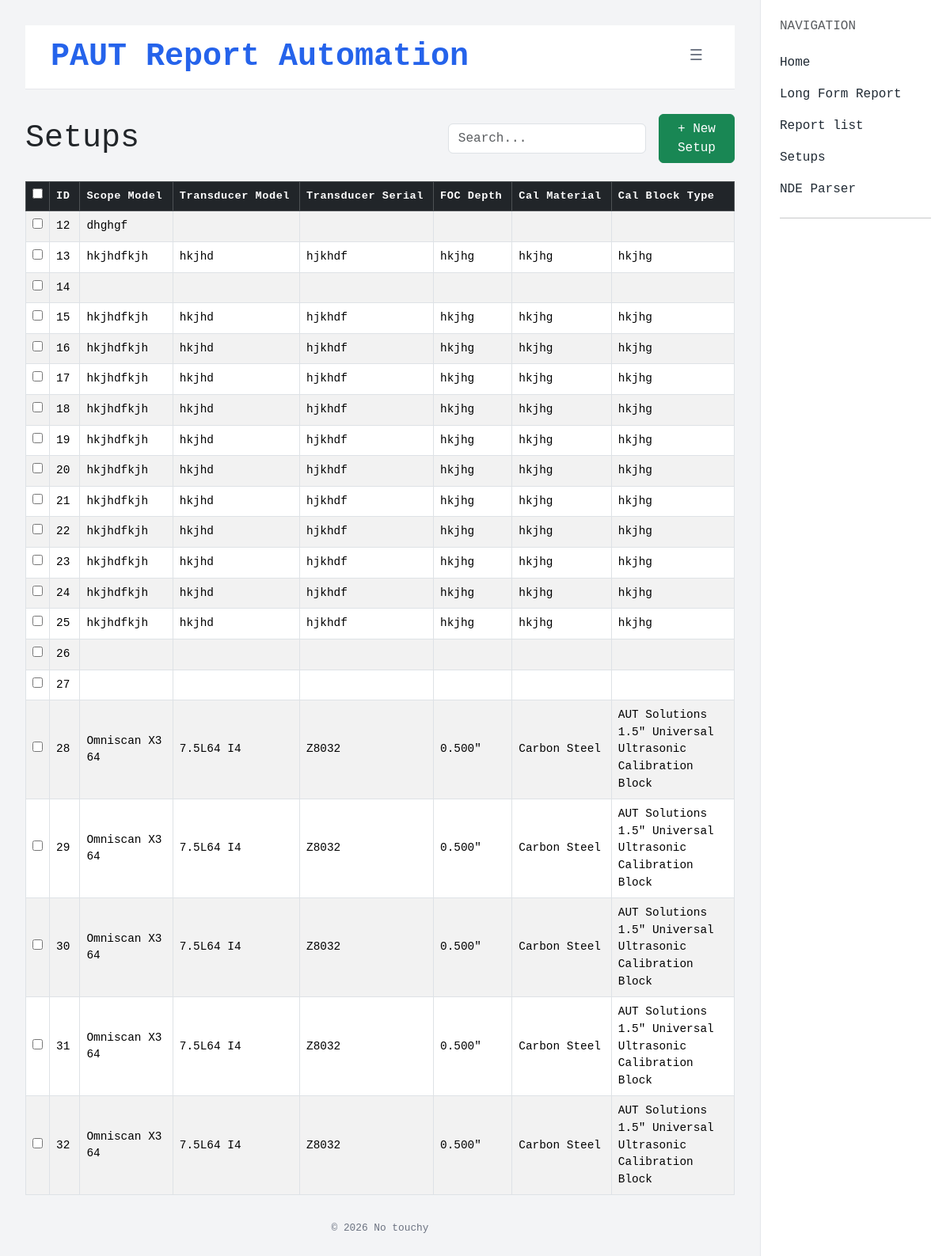
The page /setups/ on the database as committed earlier.
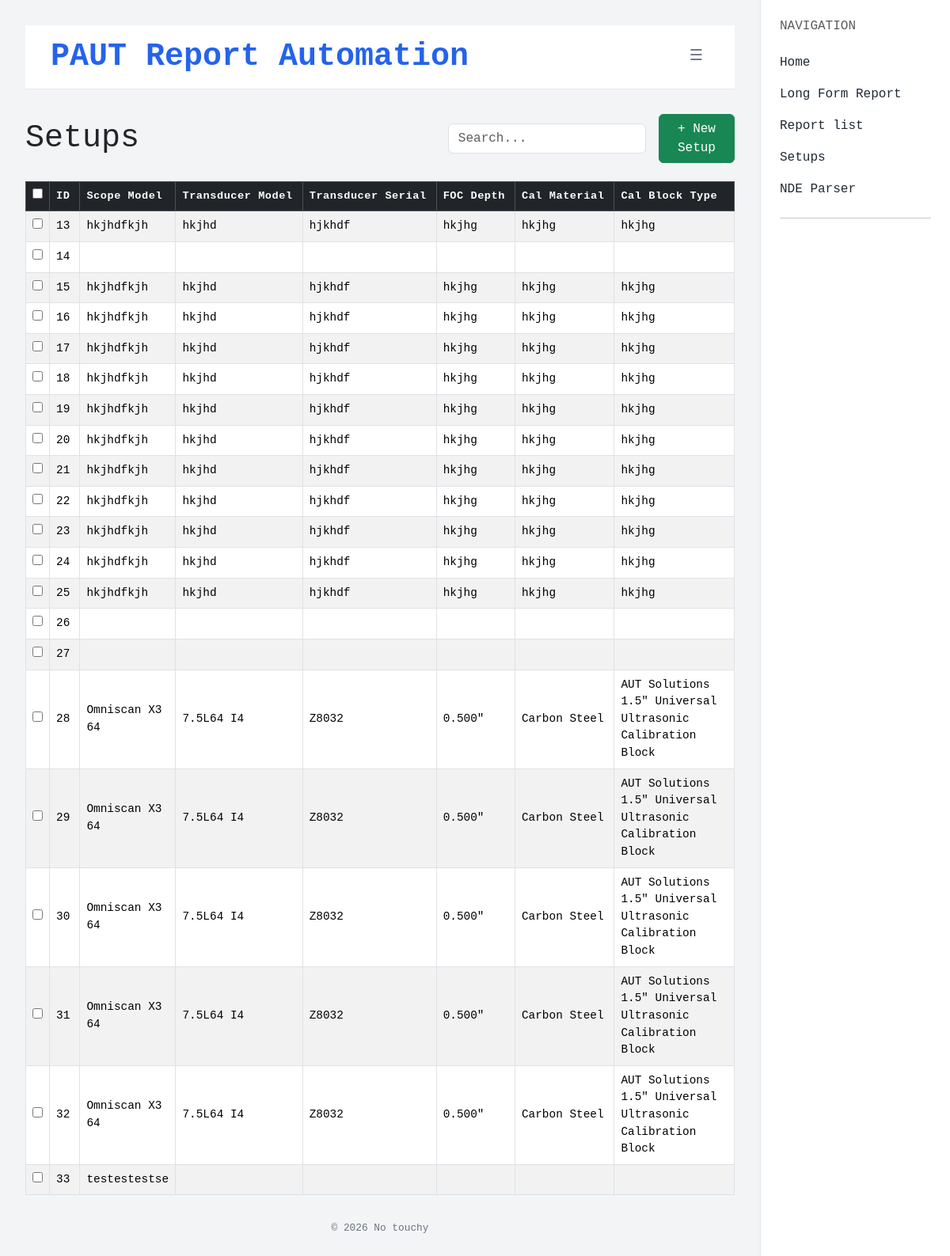
The same page on the database as committed later.
### reports/models.py (models this page shows, shortened)
class Setup(models.Model):
    report = models.ForeignKey(Report, on_delete=models.CASCADE, related_name='setups', null=True, blank=True)
    manufacturer = models.CharField(max_length=200, blank=True, default="Evident")
    scope_model = models.CharField(max_length=200, blank=True)
    scope_serial = models.CharField(max_length=200, blank=True)
    transducer_model = models.CharField(max_length=200, blank=True)
    transducer_serial = models.CharField(max_length=200, blank=True)
    foc_depth = models.CharField(max_length=100, blank=True)
    wave_propagation = models.CharField(max_length=100, blank=True)
    freq = models.CharField(max_length=100, blank=True)
    elements = models.CharField(max_length=100, blank=True)
    x_res = models.CharField(max_length=100, blank=True, default=0.039)
    y_res = models.CharField(max_length=100, blank=True, default=0.039)
    cal_material = models.CharField(max_length=200, blank=True)
    material_temp = models.CharField(max_length=50, blank=True)
    cal_block_type = models.CharField(max_length=200, blank=True)
    cal_block_serial = models.CharField(max_length=200, blank=True)
    surface_prep = models.CharField(max_length=200, blank=True)
    tr_min = models.CharField(max_length=50, blank=True)
    tr_max = models.CharField(max_length=50, blank=True)

### reports/views.py (the view, shortened to what this page needs)
# urls.py: path('setups/', views.setup_list, name='setup-list'),
def setup_list(request):
    setups = Setup.objects.all()
    return render(request, 'reports/setup_list.html', {'setups': setups})

### reports/templates/reports/setup_list.html (shortened to what this page needs)
{% extends 'reports/base.html' %}
{% load static %}
{% block content %}
{% if setups %}
<form method="post">
<div class="d-flex align-items-center gap-3 mb-3">
    <h1 class="page-title mb-0">Setups</h1>
    <input type="text" id="keyword-search" class="form-control" placeholder="Search..." style="max-width: 250px;">
    <a href="{% url 'new-setup' %}" class="btn btn-success ms-auto">+ New Setup</a>
</div>
    <div class="table-responsive">
        <table class="table table-bordered table-striped table-hover align-middle setup-table">
            <thead class="table-dark">
                <tr>
                    <th><input type="checkbox" id="select-all"></th>
                    <th class="sortable" data-col="0">ID </th>
                    <th class="sortable" data-col="1">Scope Model </th>
                    <th class="sortable" data-col="2">Transducer Model </th>
                    <th class="sortable" data-col="3">Transducer Serial </th>
                    <th class="sortable" data-col="4">FOC Depth </th>
                    <th class="sortable" data-col="5">Cal Material </th>
                    <th class="sortable" data-col="6">Cal Block Type </th>
                </tr>
            </thead>
            <tbody>
                {% for setup in setups %}
                <tr class="setup-row">
                    <td><input type="checkbox" name="selected_setups" value="{{ setup.pk }}" class="row-check"></td>
                    <td>{{ setup.pk }}</td>
                    <td>{{ setup.scope_model }}</td>
                    <td>{{ setup.transducer_model }}</td>
                    <td>{{ setup.transducer_serial }}</td>
                    <td>{{ setup.foc_depth }}</td>
                    <td>{{ setup.cal_material }}</td>
                    <td>{{ setup.cal_block_type }}</td>
                </tr>
                {% endfor %}
            </tbody>
        </table>
    </div>
</form>
{% else %}
<h1 class="page-title">Setups</h1>
<p>No setups found.</p>
{% endif %}
{% endblock %}

Rows that differ between the two databases and show on the page:
removed Setup: pk "12", scope_model "dhghgf"
added Setup: pk "33", scope_model "testestestse"
